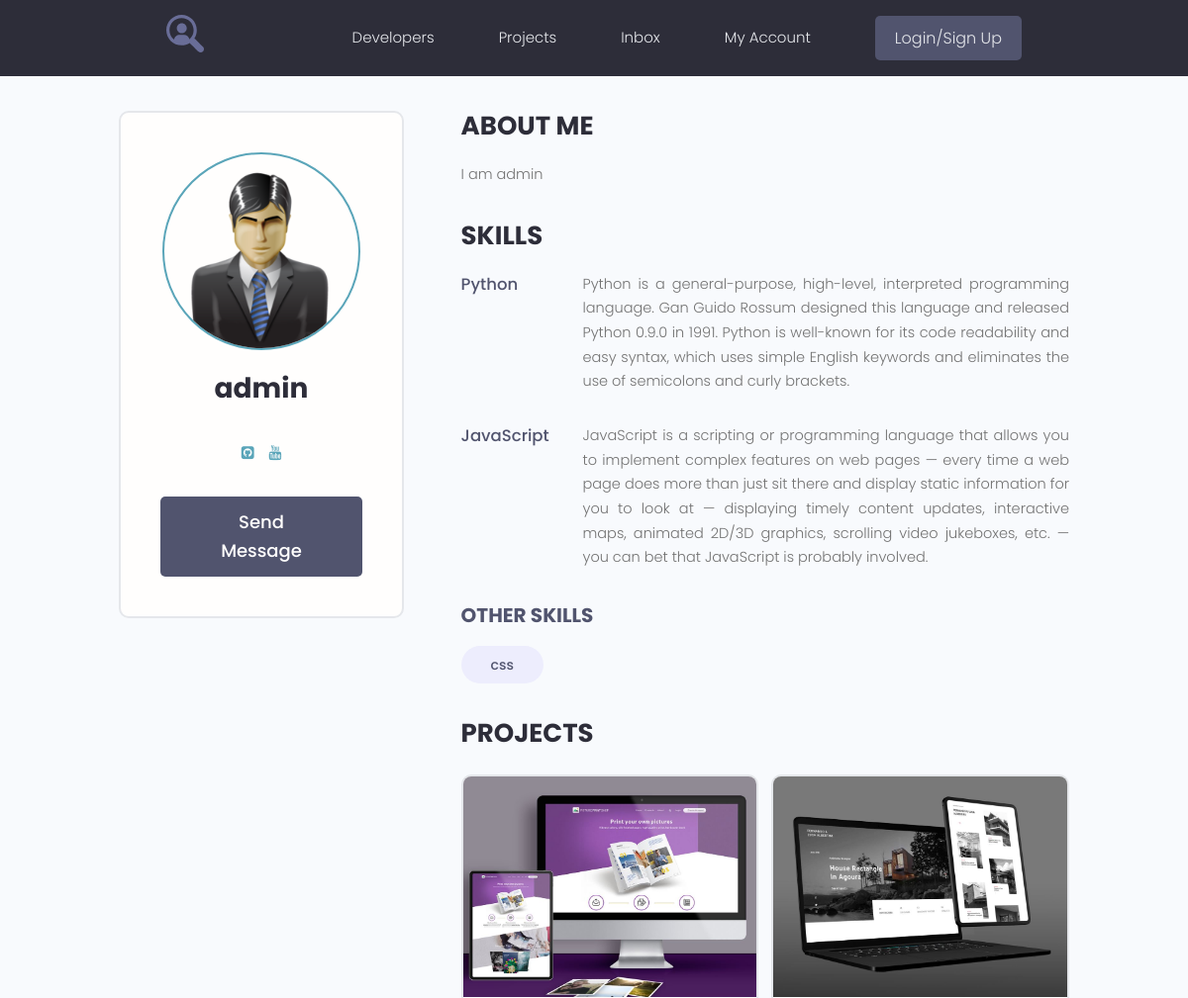
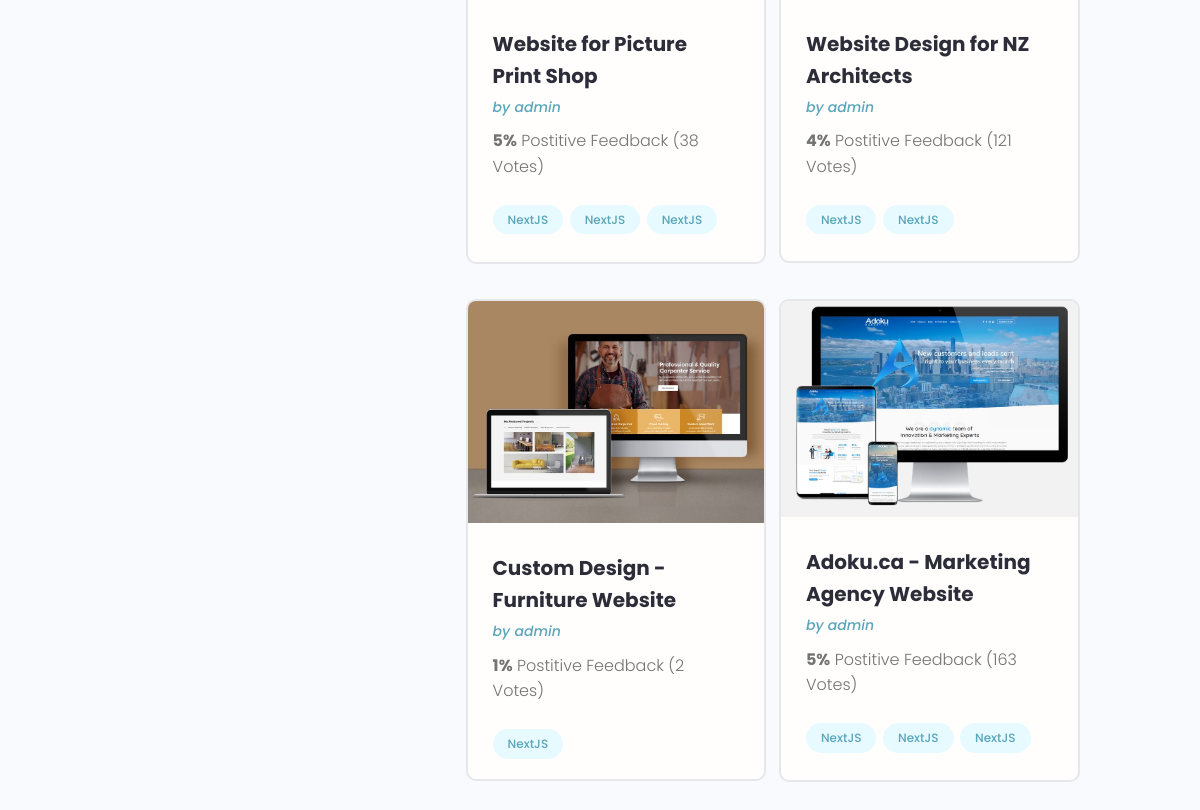
Screenshot of /profile/3/ with the database file from the repository (2 pictures, top to bottom).
### users/models.py (models this page shows, shortened)
class Profile(models.Model):
    user = models.OneToOneField(User, on_delete=models.CASCADE, blank=True, null=True)
    name = models.CharField(max_length=200, blank=True, null=True)
    email = models.EmailField(max_length=500, blank=True, null=True)
    username = models.CharField(max_length=200, blank=True, null=True)
    short_info = models.CharField(max_length=200, blank=True, null=True)
    bio = models.TextField(blank=True, null=True)
    profile_image = models.ImageField(upload_to='profiles/', blank=True, null=True, default='profiles/user-default.png')
    social_github = models.CharField(max_length=200, blank=True, null=True)
    social_youtube = models.CharField(max_length=200, blank=True, null=True)
    social_website = models.CharField(max_length=200, blank=True, null=True)
    created = models.DateTimeField(auto_now_add=True)

class Skills(models.Model):
    owner = models.ForeignKey(Profile, on_delete=models.CASCADE, blank=True, null=True)
    name = models.CharField(max_length=200, blank=True, null=True)
    description = models.TextField(blank=True, null=True)
    created = models.DateTimeField(auto_now_add=True)
    def __str__(self):
        return f'{self.name}'

### projects/models.py (models this page shows, shortened)
class Project(models.Model):
    owner = models.ForeignKey(Profile, on_delete=models.SET_NULL, blank=True, null=True)
    title = models.CharField(max_length=200)
    description = models.TextField(null=True, blank=True)
    featured_image = models.ImageField(null=True, blank=True, upload_to="projects/%Y/%m/%d", default='default.jpg')
    demo_link = models.CharField(max_length=2000, null=True, blank=True)
    source_link = models.CharField(max_length=2000, null=True, blank=True)
    tags = models.ManyToManyField('Tag', blank=True)
    vote_total = models.IntegerField(default=0, null=True, blank=True)
    vote_ratio = models.IntegerField(default=0, null=True, blank=True)
    created = models.DateTimeField(auto_now_add=True)

class Tag(models.Model):
    name = models.CharField(max_length=200)
    created = models.DateTimeField(auto_now_add=True)

### users/views.py (the view)
# urls.py: path('profile/<str:pk>/', views.user_profile, name='user_profile'),
def user_profile(request, pk):
    prof = Profile.objects.get(id=pk)
    top_skills = prof.skills_set.exclude(description__exact='')
    other_skills = prof.skills_set.filter(description__exact='')
    context = {'profile': prof, 'top_skills': top_skills, 'other_skills': other_skills}
    return render(request, 'users/profile.html', context)

### users/templates/users/profile.html (shortened to what this page needs)
{% extends 'projects/base.html' %}
{% block content %}
  <main class="profile my-md">
    <div class="container">
      <div class="layout">
        <div class="column column--1of3">
          <div class="card text-center">
            <div class="card__body dev">
              <img class="avatar avatar--xl" src="{{ profile.profile_image.url }}" />
              <h2 class="dev__name">{{ profile.name }}</h2>
              <ul class="dev__social">
                {% if profile.social_github %}
                <li>
                  <a title="Github" href="{{ profile.social_github }}" target="_blank"><i class="fa fa-github-square"></i></a>
                </li>
                {% endif %}
                {% if profile.social_youtube %}
                <li>
                  <a title="Youtube" href="{{ profile.social_youtube }}" target="_blank"><i class="fa fa-youtube"></i></a>
                </li>
                {% endif %}
              </ul>
              <a href="#" class="btn btn--sub btn--lg">Send Message </a>
            </div>
          </div>
        </div>
        <div class="column column--2of3">
          <div class="devInfo">
            <h3 class="devInfo__title">About Me</h3>
            <p class="devInfo__about">
               {{ profile.bio }}
            </p>
          </div>
          <div class="devInfo">
            <h3 class="devInfo__title">Skills</h3>
            <div class="devInfo__skills">
              {% for skill in top_skills %}
              <div class="devSkill">
                <h4 class="devSkill__title">{{ skill.name }}</h4>
                <p class="devSkill__info">
                  {{ skill.description }}
                </p>
              </div>
              {% endfor %}
              <h3 class="devInfo__subtitle">Other Skills</h3>
              <div class="devInfo__otherSkills">
                {% for skill in other_skills %}
                <span class="tag tag--pill tag--sub tag--lg">
                  <small>{{ skill }}</small>
                </span>
                {% endfor %}
              </div>
            </div>
          </div>
          <div class="devInfo">
            <h3 class="devInfo__title">Projects</h3>
            <div class="grid grid--two">
              {% for project in profile.project_set.all %}
              <div class="column">
                <div class="card project">
                  <a href="{% url 'project' project.id %}" class="project">
                    <img class="project__thumbnail" src="{{ project.featured_image.url }}" alt="project thumbnail" />
                    <div class="card__body">
                      <h3 class="project__title">{{ project.title }}</h3>
                      <p><a class="project__author" href="{% url 'user_profile' project.owner.id %}">by {{ profile.name }}</a></p>
                      <p class="project--rating">
                        <span style="font-weight: bold;">{{ project.vote_ratio }}%</span> Postitive
                    Feedback ({{ project.vote_total }} Vote{{ project.vote_total| pluralize:'s' }})
                      </p>
                      <div class="project__tags">
                        {% for tag in project.tags.all %}
                        <span class="tag tag--pill tag--main">
                          <small>NextJS</small>
                        </span>
                        {% endfor %}
                      </div>
                    </div>
                  </a>
                </div>
              </div>
              {% endfor %}
            </div>
          </div>
        </div>
      </div>
    </div>
  </main>
{% endblock %}

### projects/static/styles/app.css (style rules this page uses)
:root { --color-sub: #2d2d39; }
.btn--sub { background-color: var(--color-sub-light); }
.card { border: 2px solid var(--color-light); }
img { width: 100%; }
.profile .card > .dev { padding: 4rem; }
.dev__name { color: var(--color-sub); font-size: 2.8rem; font-weight: 700; margin-top: 1rem; margin-bottom: 0.5rem; }
.dev__social { margin: 3rem 0; list-style: none; display: flex; justify-content: center; gap: 1.5rem; }
.devInfo { margin-bottom: 3rem; }
.devInfo__title, .devInfo__subtitle { font-size: 2.6rem; color: var(--color-sub); text-transform: uppercase; font-weight: 700; margin-bottom: 1.5rem; }
.devInfo__subtitle { font-size: 2rem; color: var(--color-sub-light); }
.devInfo__about, .devSkill__info { font-size: 1.45rem; line-height: 1.7; text-align: justify; }
.devSkill { margin-bottom: 3rem; }
.devSkill__title { font-size: 1.65rem; font-weight: 500; color: var(--color-sub-light); }
@media screen and (min-width: 700px) { .devSkill { display: flex; justify-content: space-between; gap: 3rem; } }
@media screen and (min-width: 700px) { .devSkill__info { flex-basis: 80%; } }
.project__author { font-size: 1.4rem; font-style: italic; }
.project--rating { margin-bottom: 1.6em; margin-top: .5em; }
.project__thumbnail { object-fit: cover; object-position: top center; width: 100%; }
.project__title { font-size: 2rem; font-weight: 700; color: var(--color-sub); }

### projects/static/uikit/styles/modules/_variables.css (style rules this page uses)
:root { --color-main: #5aa5b9; --color-main-light: #e6faff; --color-sub: #3f4156; --color-sub-light: #51546e; --color-sub-lighter: #ededfd; --color-text: #737373; --color-gray: #8b8b8b; --color-light: #e5e7eb; --color-light-gray: #767676; --color-bg: #f8fafd; --color-white: #fffefd; --color-white-light: #f3f3f3; --color-success: #359e64; --color-success-bg: #def8e8; --color-error: #fc4b0b; --color-error-bg: #fff2ee; --font-base: 'Poppins', arial, helvetica, 'Segoe UI', roboto, ubuntu, sans-serif; --font-monospace: 'Fira Code', 'Courier New', courier, monospace; --font-regular: 300; --font-medium: 500; --font-bold: 700; --generic-shadow: 1px 1px 5px #00000010; --generic-transition: all 0.3s ease-in-out; }

### projects/static/uikit/styles/modules/_base.css (style rules this page uses)
* { margin: 0; padding: 0; box-sizing: border-box; text-rendering: optimizeLegibility; color: inherit; font-size: inherit; }
html { font-size: 50%; }
@media only screen and (min-width: 480px) { html { font-size: 56.25%; } }
@media only screen and (min-width: 1200px) { html { font-size: 62.5%; } }
body { line-height: 1.6; font-weight: 400; font-size: 1.5rem; color: var(--color-text); background-color: var(--color-bg); min-height: 100vh; }

### projects/static/uikit/styles/modules/_typography.css (style rules this page uses)
* { font-family: var(--font-base); }
h2 { font-size: 3.6rem; font-weight: var(--font-bold); }
h3 { font-size: 3.2rem; font-weight: var(--font-medium); }
h4 { font-size: 2.8rem; font-weight: var(--font-medium); }
p, span, strong { font-size: 1.6rem; color: var(--color-text); font-weight: var(--font-regular); }
a { padding-bottom: 2px; text-decoration: none; display: inline-block; color: var(--color-main); font-weight: var(--font-medium); }

### projects/static/uikit/styles/modules/_utilities.css (style rules this page uses)
.container { width: 92%; max-width: 165rem; margin: 0 auto; box-sizing: border-box; }
@media screen and (min-width: 1000px) { .container { width: 90%; } }
@media screen and (min-width: 1200px) { .container { width: 80%; } }
.text-center { text-align: center; }
.my-md { margin: 3rem auto; }

### projects/static/uikit/styles/modules/_avatar.css (style rules this page uses)
.avatar { border-radius: 50%; border: 2px solid var(--color-main); object-fit: cover; }
.avatar--xl { height: 20rem; width: 20rem; }

### projects/static/uikit/styles/modules/_button.css (style rules this page uses)
.btn { display: inline-block; position: relative; cursor: pointer; background-color: var(--color-light); font-weight: var(--font-medium); color: var(--color-sub); text-decoration: none; padding: 1rem 2rem; border-radius: 0.5rem; border: none; width: -webkit-fit-content; width: -moz-fit-content; width: fit-content; height: -webkit-fit-content; height: -moz-fit-content; height: fit-content; font-size: 1.6rem; outline-width: 0; outline-color: transparent; -webkit-backface-visibility: hidden; backface-visibility: hidden; transition: all 0.3s ease-in-out; }
.btn--sub { background-color: var(--color-sub); color: var(--color-white); }
.btn--lg { font-size: 1.8rem; padding: 1.2rem 4.5rem; }

### projects/static/uikit/styles/modules/_card.css (style rules this page uses)
.card { border-radius: 1rem; background-color: var(--color-white); border: 1.5px solid var(--color-light); width: auto; height: auto; margin-top: 0.5rem; margin-bottom: 0.5rem; overflow: hidden; }
.card__body, .card__header { padding: 2rem 2.5rem; }

### rows the page displays
Profile: profile_image (placeholder picture), name "admin", bio "I am admin"
Skills: name "Python", description "Python is a general-purpose, high-level, interpreted programming language. Gan Guido Rossum designed this language and released Python 0.9.0 in 1991. Python is well-known for its code readability and easy syntax, which uses simple English keywords and eliminates the use of semicolons and curly brackets."
Skills: name "JavaScript", description "JavaScript is a scripting or programming language that allows you to implement complex features on web pages — every time a web page does more than just sit there and display static information for you to look at — displaying timely content updates, interactive maps, animated 2D/3D graphics, scrolling video jukeboxes, etc. — you can bet that JavaScript is probably involved."
Skills: name "css"
Project: featured_image (picture), title "Website for Picture Print Shop", vote_ratio "5", vote_total "38", vote_total|pluralize "s"
Project: featured_image (picture), title "Website Design for NZ Architects", vote_ratio "4", vote_total "121", vote_total|pluralize "s"
Project: featured_image (picture), title "Custom Design - Furniture Website", vote_ratio "1", vote_total "2", vote_total|pluralize "s"
Project: featured_image (picture), title "Adoku.ca - Marketing Agency Website", vote_ratio "5", vote_total "163", vote_total|pluralize "s"
